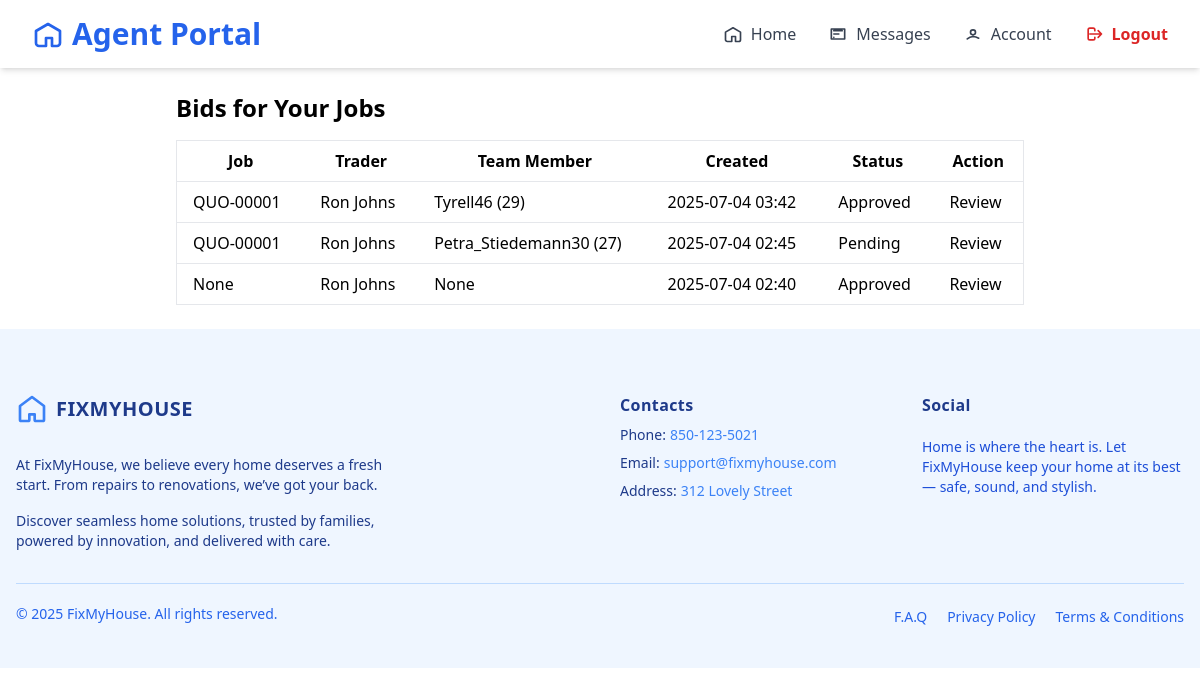
/agent/bids/ (signed in), run on an earlier commit of the app's database.
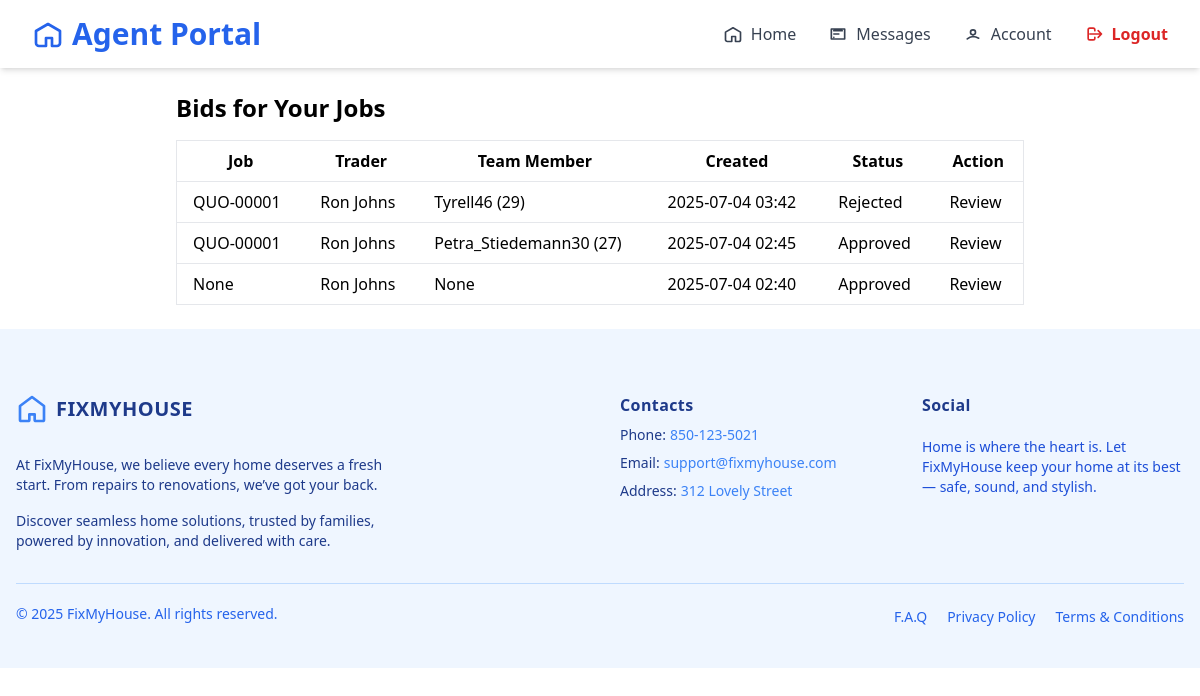
And on a later commit of the database.
### trader/models/biddingTrader.py (models this page shows, shortened)
class Bidding(models.Model):
    trader = models.ForeignKey(TraderRegistration, on_delete=models.CASCADE, related_name='bid_trader')
    agent = models.ForeignKey(AgentRegister, on_delete=models.SET_NULL, null=True, blank=True, related_name='bid_agent')
    jobs = models.ForeignKey(Jobs, on_delete=models.SET_NULL, null=True, blank=True, related_name='jobs_related')
    team_member = models.ForeignKey(TeamMember, on_delete=models.SET_NULL, null=True, blank=True, related_name='teams_related')
    labour_per_hour = models.DecimalField(max_digits=10, decimal_places=2, null=True, blank=True)
    callout_rate = models.DecimalField(max_digits=10, decimal_places=2, null=True, blank=True)
    parts_qty = models.PositiveIntegerField(default=0)
    parts_unit_price = models.DecimalField(max_digits=10, decimal_places=2, default=0)
    hours = models.DecimalField(max_digits=5, decimal_places=2, default=0)
    appliance_model_price = models.DecimalField(max_digits=10, decimal_places=2, default=0)
    appliance_model = models.CharField(max_length=100, blank=True, null=True)
    notes = models.TextField(blank=True, null=True)
    created_at = models.DateTimeField(auto_now_add=True)
    is_approved = models.BooleanField(null=True, blank=True, default=None, help_text="None=pending, True=approved, False=rejected")
    approved_at = models.DateTimeField(null=True, blank=True)
    approved_by = models.ForeignKey(AgentRegister, on_delete=models.SET_NULL, null=True, blank=True, related_name='approved_bids')
    approval_notes = models.TextField(blank=True, null=True)

### trader/models/jobs.py (models this page shows, shortened)
class Jobs(models.Model):
    agent = models.ForeignKey(AgentRegister, on_delete=models.CASCADE, related_name='jobs_agent')
    renter = models.ForeignKey(Renter, on_delete=models.SET_NULL, null=True, blank=True, related_name='jobs_renter')
    trader = models.ForeignKey(TraderRegistration, on_delete=models.SET_NULL, null=True, blank=True, related_name='jobs_trader')
    STATUS_CHOICES = [
        ('quoted', 'Quoted'),
        ('confirmed', 'Confirmed'),
        ('approved', 'Approved'),
        ('scheduled', 'Scheduled'),
    ]
    priority = models.BooleanField(default=False)  # True = High Priority
    job_code = models.CharField(max_length=20, unique=True)
    notes = models.TextField()
    status = models.CharField(max_length=20, choices=STATUS_CHOICES, default='quoted')
    quoted_at = models.DateTimeField(default=timezone.now)
    confirmed_at = models.DateTimeField(null=True, blank=True)
    approved_at = models.DateTimeField(null=True, blank=True)
    scheduled_at = models.DateTimeField(null=True, blank=True)
    def __str__(self):
        return self.job_code

### trader/models/registerTrader.py (models this page shows, shortened)
class TraderRegistration(models.Model):
    user = models.OneToOneField(User, on_delete=models.CASCADE, null=True, blank=True)
    name = models.CharField(max_length=255)
    email = models.EmailField()
    phone = models.CharField(max_length=50)
    password = models.CharField(max_length=255, null=True, blank=True)
    COMPANY_TYPE_CHOICES = [
        ('sole_trader', 'Sole Trader'),
        ('company', 'Company'),
    ]
    INDUSTRIES_CHOICES = [
        ('air_conditioning', 'Air Conditioning'),
        ('cleaning', 'Cleaning'),
        ('electrical', 'Electrical'),
        ('gardening', 'Gardening'),
        ('general_merchandise', 'General Merchandise'),
        ('glazing', 'Glazing'),
        ('pest_control', 'Pest Control'),
        ('plumbing-gas', 'Plumbing / Gas'),
        ('tree_cutting', 'Tree Cutting'),
        ('steel_works', 'Steel Works'),
    ]
    company_type = models.CharField(max_length=100, choices=COMPANY_TYPE_CHOICES, default='company')
    company_name = models.CharField(max_length=255, blank=True, null=True)
    company_address = models.CharField(max_length=255, blank=True, null=True)
    company_email = models.EmailField(blank=True, null=True)
    company_landline = models.CharField(max_length=50, blank=True, null=True)
    gst_registered = models.BooleanField(default=False)
    abn = models.CharField(max_length=20, blank=True, null=True)
    industry = models.CharField(max_length=100, choices=INDUSTRIES_CHOICES, blank=True, null=True)
    other_expertise = models.CharField(max_length=100, choices=INDUSTRIES_CHOICES, blank=True, null=True)
    state = models.CharField(max_length=100, blank=True)
    municipality = models.CharField(max_length=100, blank=True)
    city = models.CharField(max_length=100, blank=True)
    address_line_1 = models.CharField(max_length=255, blank=True, null=True)
    address_line_2 = models.CharField(max_length=255, blank=True, null=True)
    postal_code = models.CharField(max_length=20, blank=True)
    def __str__(self):
        return self.name

### trader/models/teamMember.py (models this page shows)
class TeamMember(models.Model):
    trader = models.ForeignKey(TraderRegistration,
        on_delete=models.CASCADE, related_name='team_members')
    teamName = models.CharField(max_length=255)
    position = models.CharField(max_length=100)
    labour_rate_per_hour = models.DecimalField(max_digits=8, decimal_places=2, null=True, blank=True)
    callout_rate = models.DecimalField(max_digits=8, decimal_places=2, null=True, blank=True)
    contact_number = models.CharField(max_length=50, blank=True)
    email = models.EmailField(blank=True)
    active_postal_codes = models.CharField(max_length=255, blank=True)  # Comma-separated
    holidays = models.TextField(blank=True)  # Store as comma-separated dates or JSON
    time_in = models.TimeField(null=True, blank=True)
    time_out = models.TimeField(null=True, blank=True)
    IsWorkInHoliday = models.BooleanField(default=False)
    holidayTime_in = models.TimeField(null=True, blank=True)
    holidayTime_out = models.TimeField(null=True, blank=True)
    def __str__(self):
        return f"{self.teamName} ({self.id})"

### agent/views.py (the view)
# urls.py: path('bids/', views.AgentBidListView.as_view(), name='agent_bid_list'),
@method_decorator(login_required, name='dispatch')
class AgentBidListView(ListView):
    model = Bidding
    template_name = 'components/home/agent_bid_list.html'
    context_object_name = 'bids'
    def get_queryset(self):
        return Bidding.objects.order_by('-created_at')
    def get_context_data(self, **kwargs):
        context = super().get_context_data(**kwargs)
        context['status_options'] = {
            None: 'Pending',
            True: 'Approved',
            False: 'Rejected',
        }
        return context

### agent/templates/components/home/agent_bid_list.html (shortened to what this page needs)
{% extends "baseAgent.html" %}
{% block content %}
{% include 'components/home/navigatorBaseAgent.html' %}
<main class="max-w-4xl mx-auto p-6">
  <h2 class="text-2xl font-bold mb-4">Bids for Your Jobs</h2>
  <table class="min-w-full bg-white border">
    <thead>
      <tr>
        <th class="px-4 py-2">Job</th>
        <th class="px-4 py-2">Trader</th>
        <th class="px-4 py-2">Team Member</th>
        <th class="px-4 py-2">Created</th>
        <th class="px-4 py-2">Status</th>
        <th class="px-4 py-2">Action</th>
      </tr>
    </thead>
    <tbody>
      {% for bid in bids %}
      <tr class="border-t">
        <td class="px-4 py-2">{{ bid.jobs }}</td>
        <td class="px-4 py-2">{{ bid.trader }}</td>
        <td class="px-4 py-2">{{ bid.team_member }}</td>
        <td class="px-4 py-2">{{ bid.created_at|date:"Y-m-d H:i" }}</td>
        <td class="px-4 py-2">
          {% if bid.is_approved is None %}Pending
          {% elif bid.is_approved %}Approved
          {% else %}Rejected
          {% endif %}
        </td>
        <td class="px-4 py-2">
          <a href="{% url 'bidding_approval' bid.pk %}" class="btn btn-primary">Review</a>
        </td>
      </tr>
      {% empty %}
      <tr><td colspan="6" class="text-center py-4">No bids found.</td></tr>
      {% endfor %}
    </tbody>
  </table>
</main>
{% include 'components/footerAgent.html' %}
{% endblock %}

What changed in the data, as far as the page shows it:
changed Bidding "Tyrell46 (29)": is_approved "Approved" → "Rejected"
changed Bidding "Petra_Stiedemann30 (27)": is_approved "Pending" → "Approved"
